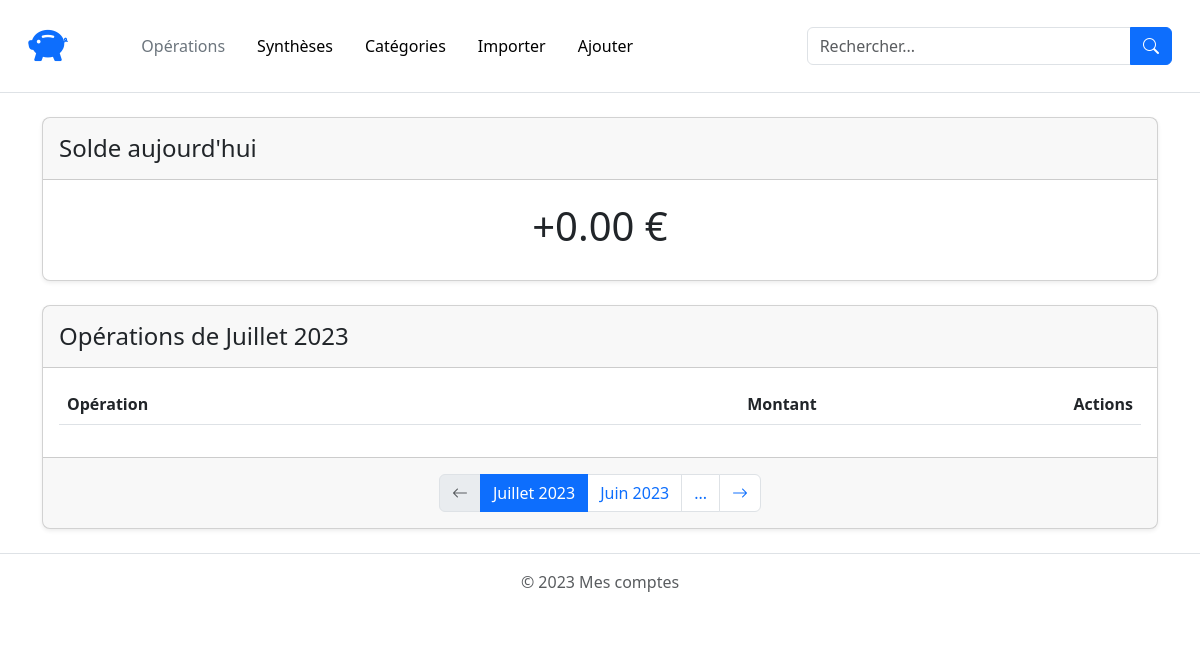
The page /app/views/index.php on the database as committed earlier.
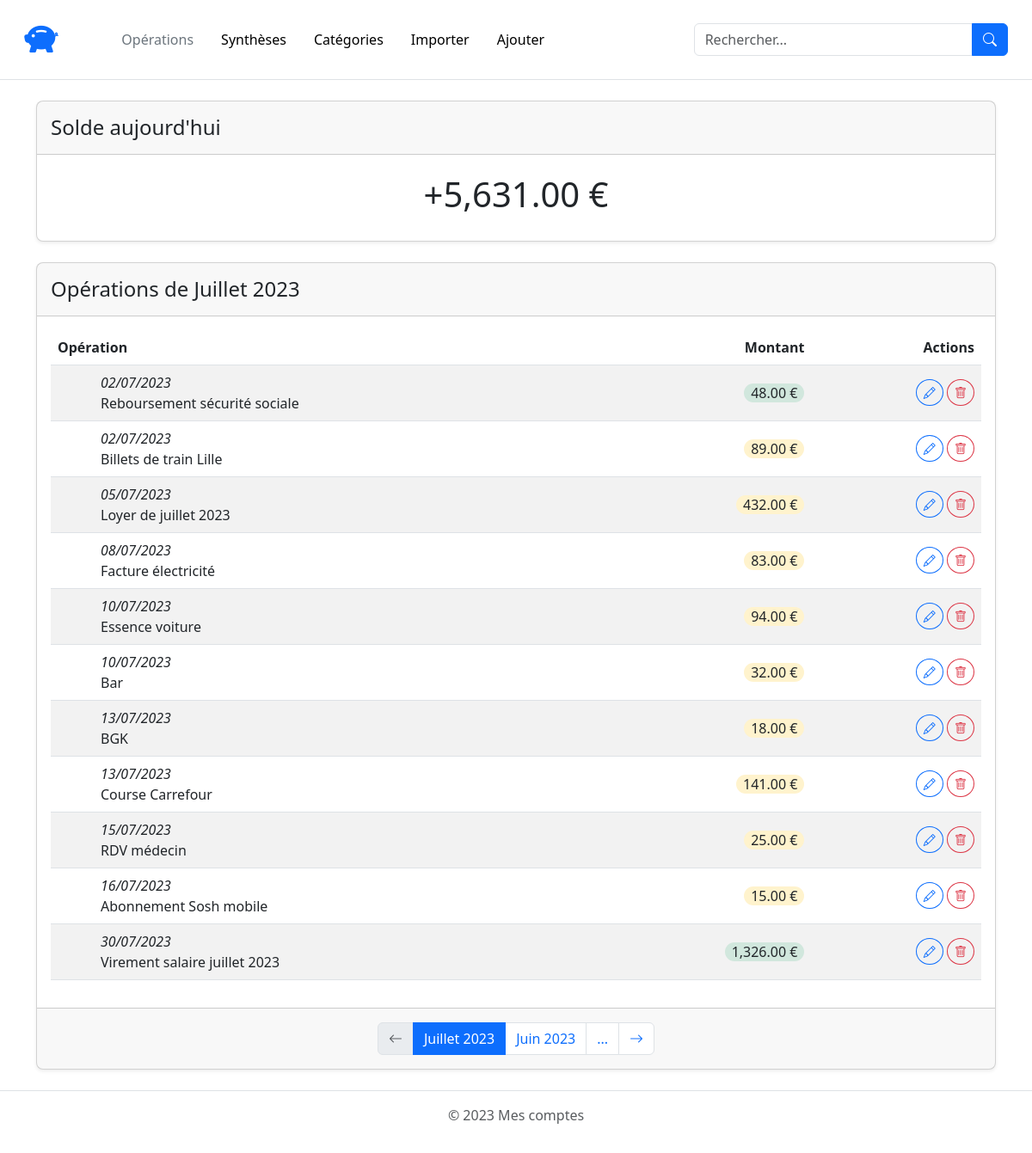
The same page on the database as committed later.
### tables this page shows
CREATE TABLE IF NOT EXISTS `transaction` (
  `id_transaction` int NOT NULL AUTO_INCREMENT,
  `name` varchar(50) NOT NULL,
  `amount` decimal(15,2) NOT NULL,
  `date_transaction` date NOT NULL,
  `id_category` int DEFAULT NULL,
  PRIMARY KEY (`id_transaction`),
  KEY `id_category` (`id_category`)
);

### app/controllers/HomeController.php (called while the page is built, shortened)
<?php
class HomeController
{
    private $transactionModel;
    public function __construct(TransactionModel $transactionModel)
    {
        $this->transactionModel = $transactionModel;
    }
    public function getBalance()
    {
        $transactions = $this->transactionModel->getAllTransactions();
        $balance = 0;
        foreach ($transactions as $transaction) {
            $balance += $transaction['amount'];
        }
        return $balance;
    }
}

### app/models/TransactionModel.php (called while the page is built, shortened)
<?php
class TransactionModel
{
    private $pdo;
    public function __construct(PDO $pdo)
    {
        $this->pdo = $pdo;
    }
    public function getAllTransactions()
    {
        $stmt = $this->pdo->query("SELECT * FROM transaction");
        return $stmt->fetchAll(PDO::FETCH_ASSOC);
    }
    public function getTransactionsByMonth()
    {
        $currentMonth = date('Y-m');
        $stmt = $this->pdo->prepare("SELECT * FROM transaction WHERE DATE_FORMAT(date_transaction, '%Y-%m') = :currentMonth");
        $stmt->bindParam(':currentMonth', $currentMonth, PDO::PARAM_STR);
        $stmt->execute();
        return $stmt->fetchAll(PDO::FETCH_ASSOC);
    }
}

### app/views/index.php (the view, shortened to what this page needs)
<?php
require_once '../models/TransactionModel.php';
require_once '../controllers/HomeController.php';
class DB
{
    private static $instance = null;
    public static function getInstance()
    {
        if (!self::$instance) {
            try {
                self::$instance = new PDO("mysql:host=" . DB_HOST . ";dbname=" . DB_NAME, DB_USER, DB_PASSWORD);
                self::$instance->setAttribute(PDO::ATTR_ERRMODE, PDO::ERRMODE_EXCEPTION);
            } catch (PDOException $e) {
                die("Erreur de connexion à la base de données : " . $e->getMessage());
            }
        }
        return self::$instance;
    }
}
$pdo = DB::getInstance();
$transactionModel = new TransactionModel($pdo);
$homeController = new HomeController($transactionModel);
$transactions = $transactionModel->getTransactionsByMonth();
function formatAmount($amount)
{
    return number_format($amount, 2) . ' €';
}
function formatBalance($balance)
{
    return ($balance >= 0 ? '+' : '-') . formatAmount(abs($balance));
}
?>
<!DOCTYPE html>
<html lang="fr">
<head>
    <link rel="stylesheet" href="https://cdn.jsdelivr.net/npm/bootstrap@5.3.0/dist/css/bootstrap.min.css">
    <link rel="stylesheet" href="https://cdn.jsdelivr.net/npm/bootstrap-icons@1.10.5/font/bootstrap-icons.css">
</head>
<body>
    <div class="container-fluid">
        <header class="row flex-wrap justify-content-between align-items-center p-3 mb-4 border-bottom">
            <a href="index.php?page=home" class="col-1">
                <i class="bi bi-piggy-bank-fill text-primary fs-1"></i>
            </a>
            <nav class="col-11 col-md-7">
                <ul class="nav">
                    <li class="nav-item">
                        <a href="index.php?page=home" class="nav-link link-secondary" aria-current="page">Opérations</a>
                    </li>
                    <li class="nav-item">
                        <a href="summary.php" class="nav-link link-body-emphasis">Synthèses</a>
                    </li>
                    <li class="nav-item">
                        <a href="categories.php" class="nav-link link-body-emphasis">Catégories</a>
                    </li>
                    <li class="nav-item">
                        <a href="import.php" class="nav-link link-body-emphasis">Importer</a>
                    </li>
                    <li class="nav-item">
                        <a href="add.php" class="nav-link link-body-emphasis">Ajouter</a>
                    </li>
                </ul>
            </nav>
            <form action="" class="col-12 col-md-4" role="search">
                <div class="input-group">
                    <input type="text" class="form-control" placeholder="Rechercher..." aria-describedby="button-search">
                    <button class="btn btn-primary" type="submit" id="button-search">
                        <i class="bi bi-search"></i>
                    </button>
                </div>
            </form>
        </header>
    </div>
    <div class="container">
        <section class="card mb-4 rounded-3 shadow-sm">
            <div class="card-header py-3">
                <h2 class="my-0 fw-normal fs-4">Solde aujourd'hui</h2>
            </div>
            <div class="card-body">
                <p class="card-title pricing-card-title text-center fs-1"><?= formatBalance($homeController->getBalance()) ?></p>
            </div>
        </section>
        <section class="card mb-4 rounded-3 shadow-sm">
            <div class="card-header py-3">
                <h1 class="my-0 fw-normal fs-4">Opérations de Juillet 2023</h1>
            </div>
            <div class="card-body">
                <table class="table table-striped table-hover align-middle">
                    <thead>
                        <tr>
                            <th scope="col" colspan="2">Opération</th>
                            <th scope="col" class="text-end">Montant</th>
                            <th scope="col" class="text-end">Actions</th>
                        </tr>
                    </thead>
                    <tbody>
                        <?php foreach ($transactions as $transaction) { ?>
                            <tr>
                                <td width="50" class="ps-3">
                                </td>
                                <td>
                                    <time datetime="<?= htmlspecialchars($transaction['date_transaction']) ?>" class="d-block fst-italic fw-light"><?= date('d/m/Y', strtotime($transaction['date_transaction'])) ?></time>
                                    <?= htmlspecialchars($transaction['name']) ?>
                                </td>
                                <td class="text-end">
                                    <?php if ($transaction['amount'] < 0) { ?>
                                        <span class="rounded-pill text-nowrap bg-warning-subtle px-2">
                                            <?= formatAmount(abs($transaction['amount'])) ?>
                                        </span>
                                    <?php } else { ?>
                                        <span class="rounded-pill text-nowrap bg-success-subtle px-2">
                                            <?= formatAmount($transaction['amount']) ?>
                                        </span>
                                    <?php } ?>
                                </td>
                                <td class="text-end text-nowrap">
                                    <a href="#" class="btn btn-outline-primary btn-sm rounded-circle">
                                        <i class="bi bi-pencil"></i>
                                    </a>
                                    <a href="#" class="btn btn-outline-danger btn-sm rounded-circle">
                                        <i class="bi bi-trash"></i>
                                    </a>
                                </td>
                            </tr>
                        <?php } ?>
                    </tbody>
                </table>
            </div>
            <div class="card-footer">
                <nav class="text-center">
                    <ul class="pagination d-flex justify-content-center m-2">
                        <li class="page-item disabled">
                            <span class="page-link">
                                <i class="bi bi-arrow-left"></i>
                            </span>
                        </li>
                        <li class="page-item active" aria-current="page">
                            <span class="page-link">Juillet 2023</span>
                        </li>
                        <li class="page-item">
                            <a class="page-link" href="index.php?page=home">Juin 2023</a>
                        </li>
                        <li class="page-item">
                            <span class="page-link">...</span>
                        </li>
                        <li class="page-item">
                            <a class="page-link" href="index.php?page=home">
                                <i class="bi bi-arrow-right"></i>
                            </a>
                        </li>
                    </ul>
                </nav>
            </div>
        </section>
    </div>
    <footer class="py-3 mt-4 border-top">
        <p class="text-center text-body-secondary">© 2023 Mes comptes</p>
    </footer>
</body>
</html>

Rows that differ between the two databases and show on the page:
added transaction: date_transaction "02/07/2023", name "Reboursement sécurité sociale", amount "48.00 €"
added transaction: date_transaction "02/07/2023", name "Billets de train Lille", amount "89.00 €"
added transaction: date_transaction "05/07/2023", name "Loyer de juillet 2023", amount "432.00 €"
added transaction: date_transaction "08/07/2023", name "Facture électricité", amount "83.00 €"
added transaction: date_transaction "10/07/2023", name "Essence voiture", amount "94.00 €"
added transaction: date_transaction "10/07/2023", name "Bar", amount "32.00 €"
added transaction: date_transaction "13/07/2023", name "BGK", amount "18.00 €"
added transaction: date_transaction "13/07/2023", name "Course Carrefour", amount "141.00 €"
added transaction: date_transaction "15/07/2023", name "RDV médecin", amount "25.00 €"
added transaction: date_transaction "16/07/2023", name "Abonnement Sosh mobile", amount "15.00 €"
added transaction: date_transaction "30/07/2023", name "Virement salaire juillet 2023", amount "1,326.00 €"
Other text that changed with them:
formatBalance($homeController->getBalance()): "+0.00 €" → "+5,631.00 €"
